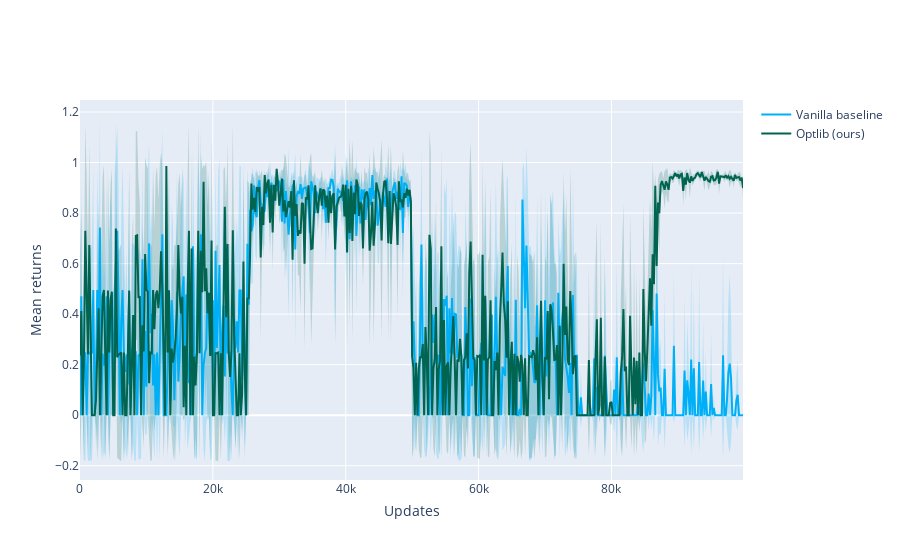

The notebook cell this image was saved under:
### Code cell
fig = go.Figure()

fig.add_trace(go.Scatter(
    x=x+x_rev,
    y=y1_upper+y1_lower,
    fill='toself',
    fillcolor='rgba(0,100,80,0.2)',
    line_color='rgba(255,255,255,0)',
    showlegend=False,
    name='Optlib (ours)',
))
fig.add_trace(go.Scatter(
    x=x+x_rev,
    y=y2_upper+y2_lower,
    fill='toself',
    fillcolor='rgba(0,176,246,0.2)',
    line_color='rgba(255,255,255,0)',
    name='Vanilla baseline',
    showlegend=False,
))
# fig.add_trace(go.Scatter(
#     x=x+x_rev,
#     y=y3_upper+y3_lower,
#     fill='toself',
#     fillcolor='rgba(231,107,243,0.2)',
#     line_color='rgba(255,255,255,0)',
#     showlegend=False,
#     name='Ideal',Rename
# ))

fig.add_trace(go.Scatter(
    x=x, y=y2,
    line_color='rgb(0,176,246)',
    name='Vanilla baseline',
))

fig.add_trace(go.Scatter(
    x=x, y=y1,
    line_color='rgb(0,100,80)',
    name='Optlib (ours)',
))

# fig.add_trace(go.Scatter(
#     x=x, y=y3,
#     line_color='rgb(231,107,243)',
#     name='Ideal',
# ))


fig.update_yaxes(
        title_text = "Mean returns",
        title_standoff = 10)

fig.update_xaxes(
        title_text = "Updates",
        title_standoff = 10)


fig.update_traces(mode='lines')
fig.show()

### Figure 1 — Plotly figure (JSON) as saved in the notebook; plotly's stock layout.template omitted (floating-point values rounded to 4 significant figures; data arrays with more than 128 entries replaced by an {"elided": "..."} marker saying what was removed)
{"data": [{"fill": "toself", "fillcolor": "rgba(0,100,80,0.2)", "line": {"color": "rgba(255,255,255,0)"}, "mode": "lines", "name": "Optlib (ours)", "showlegend": false, "type": "scatter", "x": {"elided": "1000 int values"}, "y": {"elided": "1000 float values"}}, {"fill": "toself", "fillcolor": "rgba(0,176,246,0.2)", "line": {"color": "rgba(255,255,255,0)"}, "mode": "lines", "name": "Vanilla baseline", "showlegend": false, "type": "scatter", "x": {"elided": "1000 int values"}, "y": {"elided": "1000 float values"}}, {"line": {"color": "rgb(0,176,246)"}, "mode": "lines", "name": "Vanilla baseline", "type": "scatter", "x": {"elided": "500 int values"}, "y": {"elided": "500 float values"}}, {"line": {"color": "rgb(0,100,80)"}, "mode": "lines", "name": "Optlib (ours)", "type": "scatter", "x": {"elided": "500 int values"}, "y": {"elided": "500 float values"}}], "layout": {"xaxis": {"title": {"standoff": 10, "text": "Updates"}}, "yaxis": {"title": {"standoff": 10, "text": "Mean returns"}}}}
